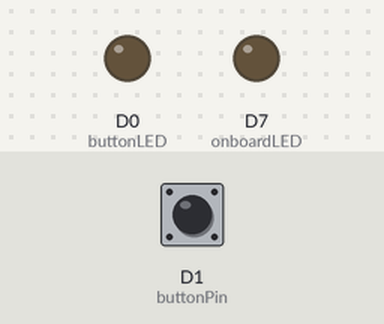
This sketch was run on a simulated Particle Photon. On the bench: output pins drawn as LEDs (lit = HIGH). The test bench sets the inputs (shaded band); at power-on: D1 (buttonPin) LOW. What the sketch prints to the serial monitor is not drawn.

Above: at 1.2 s.
1.3 s: D1 (buttonPin) pulled HIGH for 0.15 s
At 1.8 s:
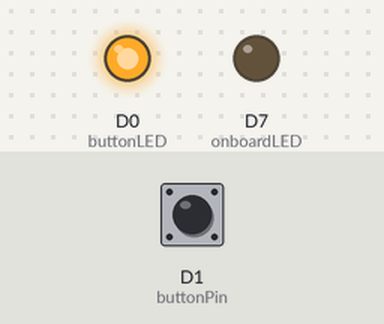
2.9 s: D1 (buttonPin) pulled HIGH for 1 s
At 4.3 s:
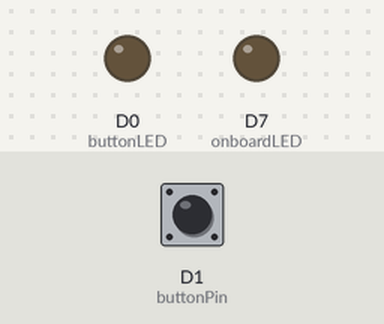
5.4 s: D1 (buttonPin) pulled HIGH for 3.2 s
At 6.2 s:
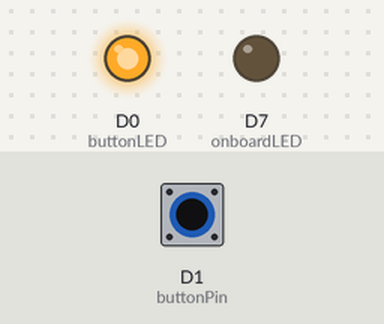
Timing chart, 0 to 8.4 s (numbered marks = the images above; inputs shaded):
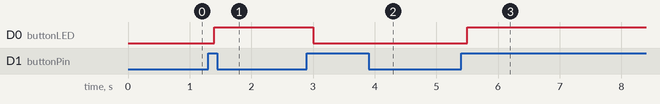

The sketch:

button.ino
```cpp
/* --- Spyderbot button ---

You will need the RedBear's Device ID and the Access Token. These are accessible as environment variables on the Pi

REDBEAR_DEVICE_ID
REDBEAR_ACCESS_TOKEN

Query the status of this button by running the following command:

curl "https://api.particle.io/v1/devices/REDBEAR_DEVICE_ID/spyderbutton?access_token=REDBEAR_ACCESS_TOKEN"

*/

const int onboardLED = D7;
const int buttonLED = D0;
const int buttonPin = D1;
boolean LED_on = false;
byte current_button = LOW;
byte old_button = LOW;

int buttonStatus = 0;


void setup () {
    Serial.begin(9600);
    pinMode(onboardLED, OUTPUT);
    pinMode(buttonLED, OUTPUT);
    pinMode(buttonPin, INPUT);
    Particle.variable("spyderbutton", &buttonStatus, INT);
    }


void blink () {
    digitalWrite(onboardLED,HIGH);
    delay(500);
    digitalWrite(onboardLED,LOW);
    delay(500);
}


byte simple_read_button(byte pin)
{
  byte current_button = digitalRead(pin);
  return(current_button);
}

byte read_button(byte pin, byte ref_value)
{
  byte current_button = digitalRead(pin);
  if (((ref_value == LOW)
       && (current_button == HIGH))
      || ((ref_value == HIGH)
          && (current_button == LOW)))
  {
    delay(100);
    current_button = digitalRead(pin);
  }
  return(current_button);
}


void loop()
{
  current_button = read_button(buttonPin, old_button);
  if ((old_button == LOW) && (current_button == HIGH))
    {
      LED_on = !LED_on;
    }
  old_button = current_button;

  if (LED_on == true)
  {
    digitalWrite(buttonLED, HIGH);
    Serial.println("Button Turned On");
    buttonStatus = 1;
  }
  else
  {
    digitalWrite(buttonLED, LOW);
    Serial.println("Button Turned Off");
    buttonStatus = 0;
  }
}
```

Measured:
- after the input at 1.3 s, D0 (buttonLED): LOW → HIGH after 0.10 s
- after the input at 2.9 s, D0 (buttonLED): HIGH → LOW after 0.10 s
- after the input at 5.4 s, D0 (buttonLED): LOW → HIGH after 0.10 s
